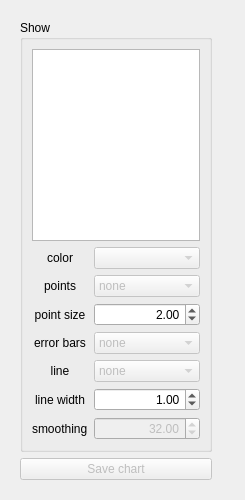
          <widget class="QWidget" name="tab_5">
           <attribute name="title">
            <string>strumental ADU</string>
           </attribute>
           <layout class="QHBoxLayout" name="horizontalLayout_25">
            <item>
             <widget class="QFrame" name="frame_2">
              <property name="sizePolicy">
               <sizepolicy hsizetype="MinimumExpanding" vsizetype="Expanding">
                <horstretch>0</horstretch>
                <verstretch>0</verstretch>
               </sizepolicy>
              </property>
              <property name="minimumSize">
               <size>
                <width>0</width>
                <height>0</height>
               </size>
              </property>
              <property name="maximumSize">
               <size>
                <width>210</width>
                <height>16777215</height>
               </size>
              </property>
              <property name="layoutDirection">
               <enum>Qt::LeftToRight</enum>
              </property>
              <property name="frameShape">
               <enum>QFrame::NoFrame</enum>
              </property>
              <property name="frameShadow">
               <enum>QFrame::Raised</enum>
              </property>
              <layout class="QVBoxLayout" name="verticalLayout_27">
               <item>
                <widget class="QGroupBox" name="groupBox_3">
                 <property name="enabled">
                  <bool>true</bool>
                 </property>
                 <property name="minimumSize">
                  <size>
                   <width>0</width>
                   <height>0</height>
                  </size>
                 </property>
                 <property name="maximumSize">
                  <size>
                   <width>200</width>
                   <height>16777215</height>
                  </size>
                 </property>
                 <property name="title">
                  <string>Show</string>
                 </property>
                 <layout class="QVBoxLayout" name="verticalLayout_28">
                  <item>
                   <widget class="QListWidget" name="aduListWidget">
                    <property name="maximumSize">
                     <size>
                      <width>200</width>
                      <height>16777215</height>
                     </size>
                    </property>
                   </widget>
                  </item>
                  <item>
                   <layout class="QGridLayout" name="gridLayout_3">
                    <item row="2" column="0">
                     <widget class="QLabel" name="label_15">
                      <property name="text">
                       <string>point size</string>
                      </property>
                      <property name="alignment">
                       <set>Qt::AlignCenter</set>
                      </property>
                     </widget>
                    </item>
                    <item row="2" column="1">
                     <widget class="QDoubleSpinBox" name="pointSizeADUDoubleSpinBox">
                      <property name="alignment">
                       <set>Qt::AlignRight|Qt::AlignTrailing|Qt::AlignVCenter</set>
                      </property>
                      <property name="minimum">
                       <double>0.100000000000000</double>
                      </property>
                      <property name="maximum">
                       <double>9999.000000000000000</double>
                      </property>
                      <property name="singleStep">
                       <double>0.100000000000000</double>
                      </property>
                      <property name="value">
                       <double>2.000000000000000</double>
                      </property>
                     </widget>
                    </item>
                    <item row="1" column="1">
                     <widget class="QComboBox" name="pointsADUComboBox">
                      <property name="enabled">
                       <bool>false</bool>
                      </property>
                      <property name="sizePolicy">
                       <sizepolicy hsizetype="Expanding" vsizetype="Fixed">
                        <horstretch>0</horstretch>
                        <verstretch>0</verstretch>
                       </sizepolicy>
                      </property>
                      <item>
                       <property name="text">
                        <string>none</string>
                       </property>
                      </item>
                      <item>
                       <property name="text">
                        <string>dots</string>
                       </property>
                      </item>
                      <item>
                       <property name="text">
                        <string>diamond</string>
                       </property>
                      </item>
                      <item>
                       <property name="text">
                        <string>square</string>
                       </property>
                      </item>
                      <item>
                       <property name="text">
                        <string>cross</string>
                       </property>
                      </item>
                      <item>
                       <property name="text">
                        <string>marker</string>
                       </property>
                      </item>
                     </widget>
                    </item>
                    <item row="4" column="0">
                     <widget class="QLabel" name="label_16">
                      <property name="minimumSize">
                       <size>
                        <width>50</width>
                        <height>0</height>
                       </size>
                      </property>
                      <property name="text">
                       <string>line</string>
                      </property>
                      <property name="alignment">
                       <set>Qt::AlignCenter</set>
                      </property>
                     </widget>
                    </item>
                    <item row="4" column="1">
                     <widget class="QComboBox" name="lineADUComboBox">
                      <property name="enabled">
                       <bool>false</bool>
                      </property>
                      <property name="sizePolicy">
                       <sizepolicy hsizetype="Expanding" vsizetype="Preferred">
                        <horstretch>0</horstretch>
                        <verstretch>0</verstretch>
                       </sizepolicy>
                      </property>
                      <item>
                       <property name="text">
                        <string>none</string>
                       </property>
                      </item>
                      <item>
                       <property name="text">
                        <string>solid</string>
                       </property>
                      </item>
                      <item>
                       <property name="text">
                        <string>dash</string>
                       </property>
                      </item>
                      <item>
                       <property name="text">
                        <string>dot</string>
                       </property>
                      </item>
                      <item>
                       <property name="text">
                        <string>dash dot</string>
                       </property>
                      </item>
                      <item>
                       <property name="text">
                        <string>dash dot dot</string>
                       </property>
                      </item>
                     </widget>
                    </item>
                    <item row="1" column="0">
                     <widget class="QLabel" name="label_17">
                      <property name="minimumSize">
                       <size>
                        <width>50</width>
                        <height>0</height>
                       </size>
                      </property>
                      <property name="text">
                       <string>points</string>
                      </property>
                      <property name="alignment">
                       <set>Qt::AlignCenter</set>
                      </property>
                     </widget>
                    </item>
                    <item row="0" column="1">
                     <widget class="QComboBox" name="colorADUComboBox">
                      <property name="enabled">
                       <bool>false</bool>
                      </property>
                      <property name="sizePolicy">
                       <sizepolicy hsizetype="Expanding" vsizetype="Fixed">
                        <horstretch>0</horstretch>
                        <verstretch>0</verstretch>
                       </sizepolicy>
                      </property>
                     </widget>
                    </item>
                    <item row="0" column="0">
                     <widget class="QLabel" name="label_18">
                      <property name="sizePolicy">
                       <sizepolicy hsizetype="Minimum" vsizetype="Preferred">
                        <horstretch>0</horstretch>
                        <verstretch>0</verstretch>
                       </sizepolicy>
                      </property>
                      <property name="minimumSize">
                       <size>
                        <width>50</width>
                        <height>0</height>
                       </size>
                      </property>
                      <property name="text">
                       <string>color</string>
                      </property>
                      <property name="alignment">
                       <set>Qt::AlignCenter</set>
                      </property>
                     </widget>
                    </item>
                    <item row="3" column="0">
                     <widget class="QLabel" name="label_19">
                      <property name="minimumSize">
                       <size>
                        <width>50</width>
                        <height>0</height>
                       </size>
                      </property>
                      <property name="text">
                       <string>error bars</string>
                      </property>
                      <property name="alignment">
                       <set>Qt::AlignCenter</set>
                      </property>
                     </widget>
                    </item>
                    <item row="3" column="1">
                     <widget class="QComboBox" name="barsADUComboBox">
                      <property name="enabled">
                       <bool>false</bool>
                      </property>
                      <property name="sizePolicy">
                       <sizepolicy hsizetype="Expanding" vsizetype="Fixed">
                        <horstretch>0</horstretch>
                        <verstretch>0</verstretch>
                       </sizepolicy>
                      </property>
                      <item>
                       <property name="text">
                        <string>none</string>
                       </property>
                      </item>
                      <item>
                       <property name="text">
                        <string>vertical</string>
                       </property>
                      </item>
                     </widget>
                    </item>
                    <item row="6" column="0">
                     <widget class="QLabel" name="label_20">
                      <property name="text">
                       <string>smoothing</string>
                      </property>
                     </widget>
                    </item>
                    <item row="6" column="1">
                     <widget class="QDoubleSpinBox" name="smoothingADUDoubleSpinBox">
                      <property name="enabled">
                       <bool>false</bool>
                      </property>
                      <property name="sizePolicy">
                       <sizepolicy hsizetype="Expanding" vsizetype="Fixed">
                        <horstretch>0</horstretch>
                        <verstretch>0</verstretch>
                       </sizepolicy>
                      </property>
                      <property name="alignment">
                       <set>Qt::AlignRight|Qt::AlignTrailing|Qt::AlignVCenter</set>
                      </property>
                      <property name="maximum">
                       <double>1024.000000000000000</double>
                      </property>
                      <property name="singleStep">
                       <double>0.250000000000000</double>
                      </property>
                      <property name="value">
                       <double>32.000000000000000</double>
                      </property>
                     </widget>
                    </item>
                    <item row="5" column="0">
                     <widget class="QLabel" name="label_21">
                      <property name="text">
                       <string>line width</string>
                      </property>
                      <property name="alignment">
                       <set>Qt::AlignCenter</set>
                      </property>
                     </widget>
                    </item>
                    <item row="5" column="1">
                     <widget class="QDoubleSpinBox" name="lineWidthADUDoubleSpinBox">
                      <property name="alignment">
                       <set>Qt::AlignRight|Qt::AlignTrailing|Qt::AlignVCenter</set>
                      </property>
                      <property name="maximum">
                       <double>9999.000000000000000</double>
                      </property>
                      <property name="singleStep">
                       <double>0.100000000000000</double>
                      </property>
                      <property name="value">
                       <double>1.000000000000000</double>
                      </property>
                     </widget>
                    </item>
                   </layout>
                  </item>
                 </layout>
                </widget>
               </item>
               <item>
                <widget class="QPushButton" name="saveADUChartPushButton">
                 <property name="enabled">
                  <bool>false</bool>
                 </property>
                 <property name="text">
                  <string>Save chart</string>
                 </property>
                </widget>
               </item>
              </layout>
             </widget>
            </item>
            <item>
             <widget class="QLabel" name="aduLabel">
              <property name="sizePolicy">
               <sizepolicy hsizetype="Expanding" vsizetype="MinimumExpanding">
                <horstretch>0</horstretch>
                <verstretch>0</verstretch>
               </sizepolicy>
              </property>
              <property name="frameShape">
               <enum>QFrame::NoFrame</enum>
              </property>
              <property name="frameShadow">
               <enum>QFrame::Sunken</enum>
              </property>
              <property name="text">
               <string/>
              </property>
             </widget>
            </item>
           </layout>
          </widget>
